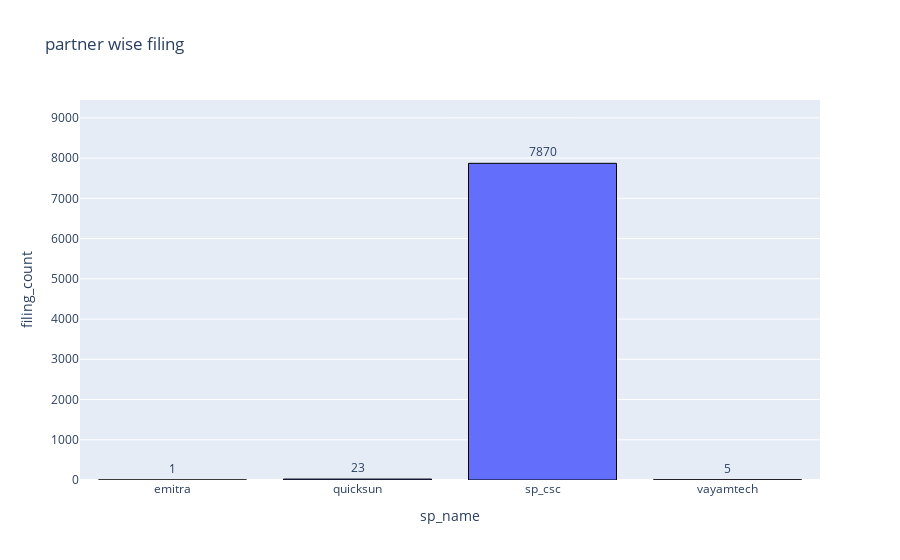

Here is the notebook cell this chart was saved with:
### Code cell
fig = px.bar(
    partner_wise_filing_count,
    x = 'sp_name',
    y = 'filing_count',
    title = 'partner wise filing',
    text_auto = True ,
    color_continuous_scale='blues'
    )
fig.update_traces(
    textposition="outside",
    marker_line_color = 'black',
    marker_line_width=1. ,
) 
fig.update_layout(yaxis=dict(range=[0, partner_wise_filing_count["filing_count"].max() * 1.2]))
fig.show()

### Figure 1 — Plotly figure (JSON) as saved in the notebook; plotly's stock layout.template omitted (floating-point values rounded to 4 significant figures)
{"data": [{"alignmentgroup": "True", "hovertemplate": "sp_name=%{x}<br>filing_count=%{y}<extra></extra>", "legendgroup": "", "marker": {"color": "#636efa", "line": {"color": "black", "width": 1}, "pattern": {"shape": ""}}, "name": "", "offsetgroup": "", "orientation": "v", "showlegend": false, "textposition": "outside", "texttemplate": "%{y}", "type": "bar", "x": ["emitra", "quicksun", "sp_csc", "vayamtech"], "xaxis": "x", "y": [1, 23, 7870, 5], "yaxis": "y"}], "layout": {"autosize": true, "barmode": "relative", "legend": {"tracegroupgap": 0}, "title": {"text": "partner wise filing"}, "xaxis": {"anchor": "y", "autorange": true, "domain": [0, 1], "range": [-0.5, 3.5], "title": {"text": "sp_name"}, "type": "category"}, "yaxis": {"anchor": "x", "domain": [0, 1], "range": [0, 9444], "title": {"text": "filing_count"}, "type": "linear"}}}
